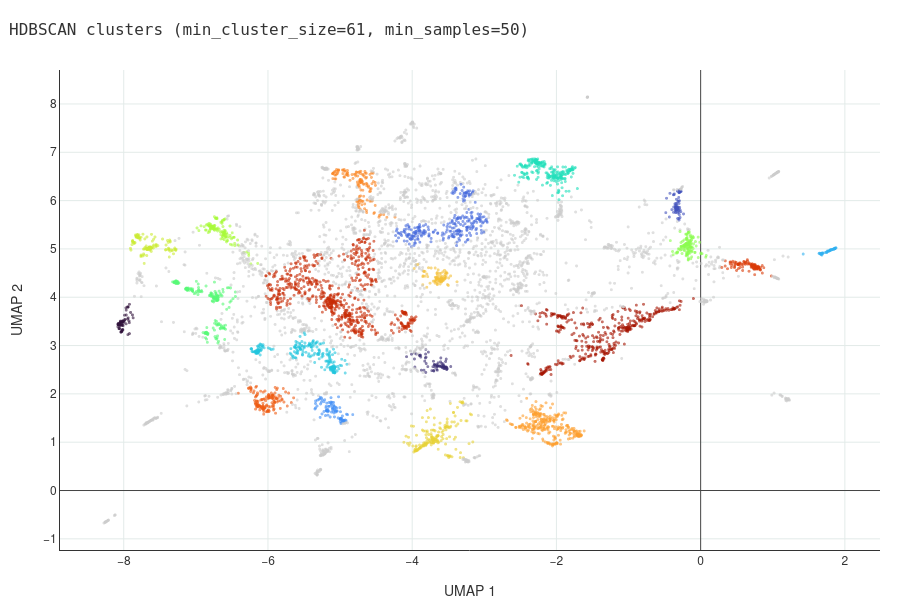

Here is the notebook cell this chart was saved with:
### Markdown cell above
A quick look at the raw clusters before spending any language-model calls on them (grey: unclustered).

### Code cell
def cluster_colours(cluster_ids):
    """A distinct colour per cluster, taken from the colour scale at golden-ratio steps so neighbours differ."""
    return {c: _hex(sample_colorscale(COLORSCALE, [(k * 0.618034) % 1])[0]) for k, c in enumerate(cluster_ids)}


palette = cluster_colours(ids)
fig_cl = go.Figure(go.Scattergl(
    x=dfc["umap_x"], y=dfc["umap_y"], mode="markers",
    marker=dict(size=3, opacity=0.6, color=[palette.get(c, "#cccccc") for c in dfc["cluster"]]),
    text=dfc["cluster"].astype(str), hovertemplate="cluster %{text}<extra></extra>",
))
fig_cl.update_layout(
    template="none", width=900, height=600, paper_bgcolor=PAPER, plot_bgcolor=PAPER,
    font=dict(family=FONT, color=INK, size=12), margin=dict(l=60, r=20, t=70, b=50),
    title=dict(text=f"HDBSCAN clusters (min_cluster_size={MIN_CLUSTER_SIZE}, min_samples={MIN_SAMPLES})",
               x=0.01, font=dict(family=MONO, size=16)),
    xaxis=dict(title="UMAP 1", gridcolor=GRID, linecolor=INK), yaxis=dict(title="UMAP 2", gridcolor=GRID, linecolor=INK),
)
fig_cl.show()

### Figure 1 — Plotly figure (JSON) as saved in the notebook; plotly's stock layout.template omitted (floating-point values rounded to 4 significant figures; data arrays with more than 128 entries replaced by an {"elided": "..."} marker saying what was removed)
{"data": [{"hovertemplate": "cluster %{text}<extra></extra>", "marker": {"color": {"elided": "6153 str values"}, "opacity": 0.6, "size": 3}, "mode": "markers", "text": {"elided": "6153 str values"}, "type": "scattergl", "x": {"elided": "6153 float values"}, "y": {"elided": "6153 float values"}}], "layout": {"font": {"color": "#333333", "family": "Google Sans Flex, Helvetica Neue, Arial, sans-serif", "size": 12}, "height": 600, "margin": {"b": 50, "l": 60, "r": 20, "t": 70}, "paper_bgcolor": "#ffffff", "plot_bgcolor": "#ffffff", "title": {"font": {"family": "IBM Plex Mono, Menlo, Consolas, monospace", "size": 16}, "text": "HDBSCAN clusters (min_cluster_size=61, min_samples=50)", "x": 0.01}, "width": 900, "xaxis": {"gridcolor": "#e3ebe9", "linecolor": "#333333", "title": {"text": "UMAP 1"}}, "yaxis": {"gridcolor": "#e3ebe9", "linecolor": "#333333", "title": {"text": "UMAP 2"}}}}
